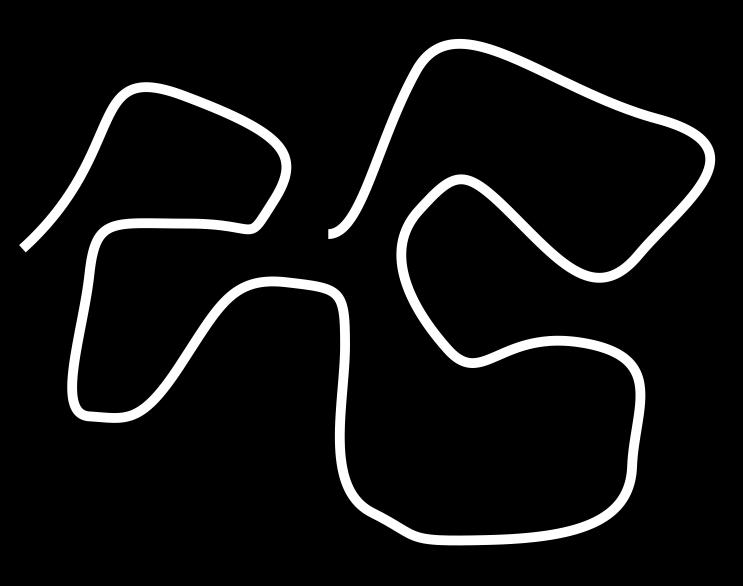
#> input picture test.png, 1485 x 1171 px (shown at 1/2 size)
$ jupyter execute analysis.ipynb
#> lines starting #> are read from the running program, lines starting #| are printed output that depends on the picture; after the words box and inside, x2 and y2 are one past the last pixel; in counts of white or black regions, pixels touching at a corner belong together
[cell 1]
import numpy as np
from skimage import io,color,transform,morphology,measure,filters
from scipy.cluster.vq import vq, kmeans2
import matplotlib.pyplot as plt
import matplotlib.colors as mcolors

[cell 2]
image = io.imread('./test.png') #io.imread('./trial2/Rb/DSC_0281.JPG')
#> image is the input picture: shape (1171, 1485, 4); mean R, G, B, A 17.5, 17.5, 17.5, 255
print(image.shape)
#| (1171, 1485, 4)
plt.imshow(image)

[cell 3]
channel = image[:,:,1]
print(np.max(channel),np.min(channel))
#| 255 0
plt.imshow(channel)

[cell 4]
threshold = filters.threshold_isodata(channel)
#> threshold = 125
print(threshold)
#| 125
#threshold=100
mask = channel>threshold
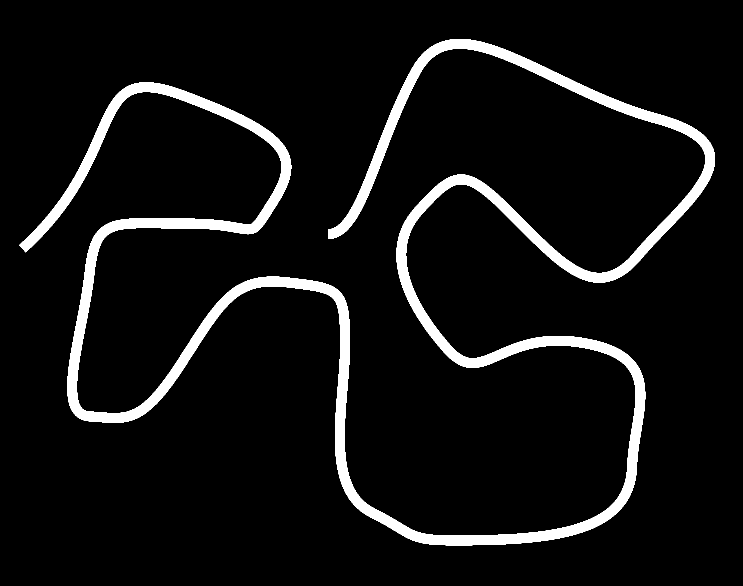
#> mask: shape (1171, 1485) bool (shown at 1/2 size); 6.8% white; 1 white region, box (x1, y1, x2, y2) and area: (39, 78, 1430, 1091) 119068
plt.imshow(mask,cmap='binary')

[cell 5]
cleaned = morphology.remove_small_objects(mask,5000)
cleaned = morphology.remove_small_holes(cleaned,500)
islands =  measure.label(cleaned)
colors = [[.5,0,0],[1,0,0],[0,.5,0],[0,1,0],[.5,.5,0],[1,1,0],[.5,0,.5],[1,0,1],[0,0.5,0.5],[0,1,1],[0,0,0.5],[0,0,1]]
fig,axs=plt.subplots(2,1)
axs[0].imshow(color.label2rgb(islands,colors=colors))
i=1
for c in colors:
    axs[1].plot(i,1,'o',color=c)
    i+=1
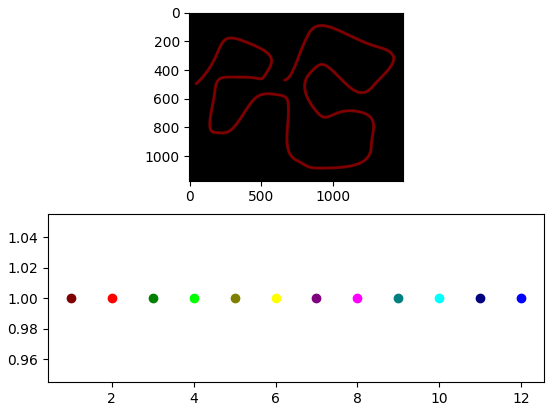
#> figure drawn by matplotlib, 2 panels

[cell 6]
iFil=1 #set this manually
filament = islands==iFil
filament = morphology.skeletonize(filament)
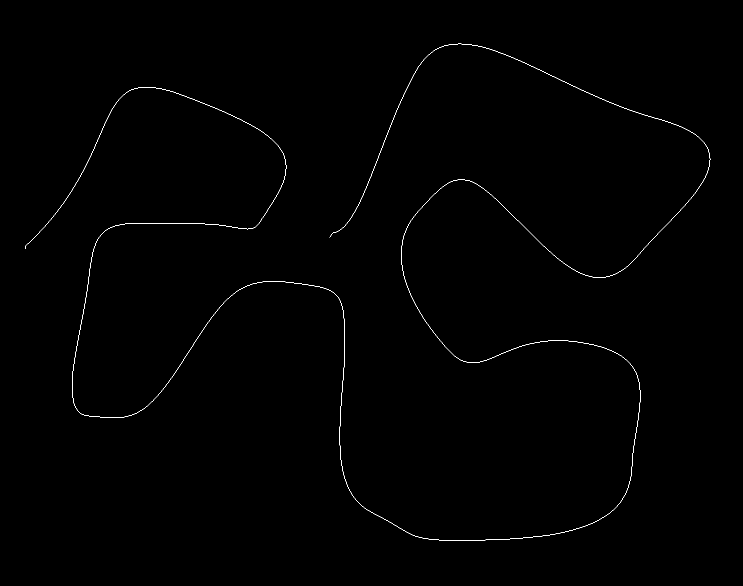
#> filament: shape (1171, 1485) bool (shown at 1/2 size); 0.31% white in thin lines or dots, all inside (x1, y1, x2, y2) = (51, 87, 1421, 1081)
colorised = color.label2rgb(filament, bg_label=0, image=color.rgba2rgb(image)) #if image was png, convert to rgb
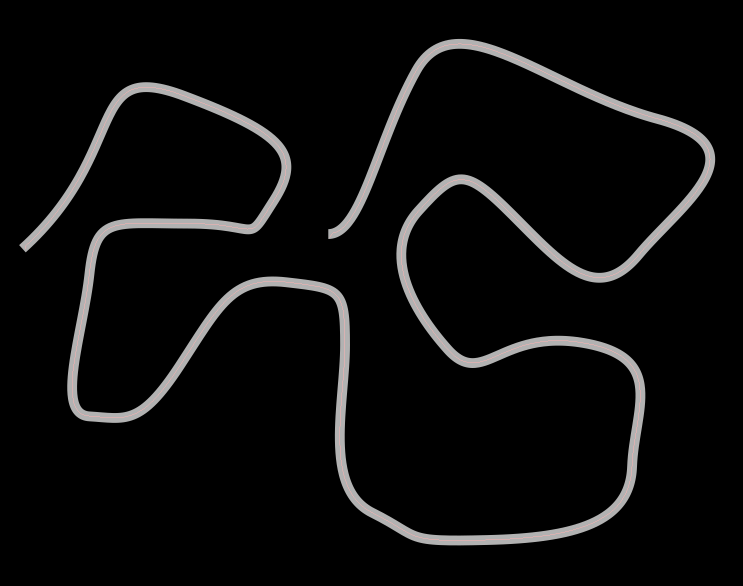
#> colorised: shape (1171, 1485, 3) float64 (shown at 1/2 size); mean R, G, B 0.0488, 0.0479, 0.0479
plt.imshow(colorised)
M= int(filament.shape[1]/2)
#> M = 742
L = np.where(filament[:,M])[0][0]
#> L = 350
plt.plot(M,L,'yo')
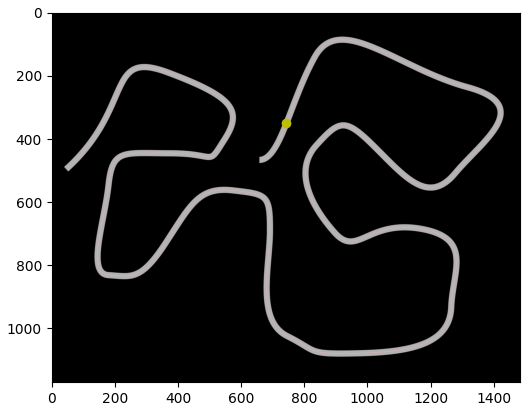
#> figure drawn by matplotlib, 1 panel

[cell 7]
def findnext(x,y,dx,dy,skinny,delta,R,limit=4,ax=None):
    xc = x + int(delta*dx/np.sqrt(dx**2+dy**2))
    yc = y + int(delta*dy/np.sqrt(dx**2+dy**2))
    if ax is not None:
        ax.plot(yc,xc, 'yo')
    for i in range(limit):
        square = skinny[yc-R:yc+R,xc-R:xc+R]
        if np.sum(square)>0:
            break
        R *= 2
    else:
        raise ValueError
    dy,dx = measure.centroid(square)
    return xc+int(dx-R),yc+int(dy-R)

def crawl(x,y,dx,dy,skinny,step,radius):
    while True:
        try:
            xnew,ynew = findnext(x[-1],y[-1],dx,dy,skinny,step,radius)
        except ValueError:
            break
        dx = xnew-x[-1]
        dy = ynew-y[-1]
        x.append(xnew)
        y.append(ynew)
    return x,y

[cell 8]
step = 20
radius = 2
x = y = []
start = [L, M]
#> start = [350, 742]
x1 = [M]
#> x1 = [742]
y1 = [L]
#> y1 = [350]
x1,y1 = crawl(x1,y1,-1,-1,filament,step,radius)
#> the loop in crawl, `while True:` made 313 passes
#> (xc in findnext, yc in findnext, xnew, ynew) on passes 2 to 4: (742, 329, 748, 334), (755, 316, 755, 316), (762, 298, 762, 298)
#> after the loop in crawl, `while True:`: x = 313 values, max 1420 at index 49, min 51 at index 311, mean 757.3; y = 313 values, max 1080 at index 159, min 87 at index 19, mean 549.7
#> x1 has the same summary as x in crawl; y1 has the same summary as y in crawl
x2 = [M]
#> x2 = [742]
y2 = [L]
#> y2 = [350]
x2,y2 = crawl(x2,y2,1,1,filament,step,radius)
#> the loop in crawl (call 2), `while True:` made 10 passes
#> (xc in findnext, yc in findnext, xnew, ynew) on passes 2 to 9: (742, 372, 736, 368), (729, 386, 728, 386), (720, 404, 720, 404), (712, 422, 711, 421), (702, 438, 701, 437), (691, 453, 690, 452), (679, 468, 675, 463), (659, 474, 659, 473)
#> (yc in findnext, xnew, ynew) on pass 1: (364, 742, 352)
#> x2 = [742, 742, 736, 728, 720, 711, 701, 690, 675, 659]; y2 = [350, 352, 368, 386, 404, 421, 437, 452, 463, 473]
x = np.append(x2[::-1] ,x1[1:])
#> x = 322 values, max 1420 at index 58, min 51 at index 320, mean 755.9
y = np.append(y2[::-1] ,y1[1:])
#> y = 322 values, max 1080 at index 168, min 87 at index 28, mean 546
plt.imshow(image)
plt.plot(x,y, 'r-')
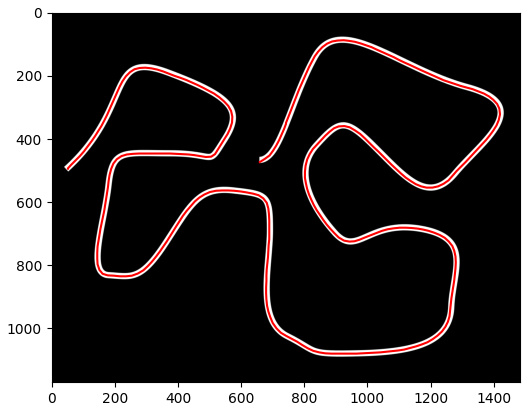
#> figure drawn by matplotlib, 1 panel
#| 322

[cell 9]
def tcos(v1,v2):
    out = np.dot(v1,v2)/np.linalg.norm(v1,ord=1)/np.linalg.norm(v2,ord=1)
    return out
def thetaApprox(x,y,N=100):
    dist = np.arange(1,N)
    costheta = []
    for d in dist:
        cos=[]
        pos=[]
        for i in range(0,len(x)-d-2):
            v1 = np.array([x[i+1]-x[i],y[i+1]-y[i]])
            v2 = np.array([x[i+d+1]-x[i+d],y[i+d+1]-y[i+d]])
            cangle = tcos( v1,v2 )
            cos.append(cangle)
        costheta.append(np.average(cos))
    return dist,costheta
def angle(v):
    uv = v/np.linalg.norm(v,ord=1)
    rad = np.arccos(np.dot(uv,[1,0]))
    if uv[1]<0:
        rad=2*np.pi-rad
    return rad
def theAngle(x,y):
    dist = []
    cumd=0
    theta = []
    for i in range(1,len(x)):
        v = [x[i]-x[i-1],y[i]-y[i-1]]
        dist.append(cumd)
        cumd+=np.linalg.norm(v,ord=1)
        theta.append(angle(v))
#> this loop made 321 passes
#> (v, cumd, uv in angle, rad in angle) on passes 1 to 3: ([16, -10], 26, [0.615, -0.385], 5.38), ([15, -11], 52, [0.577, -0.423], 5.33), ([11, -15], 78, [0.423, -0.577], 5.15)
#> after the loop, cumd = 7611; dist = 321 values from 0 to 7610; theta = 321 values, max 5.97 at index 27, min 0 at index 128, mean 2.99
    return dist,theta

def thetaNice(x,y,N=100):
    dist,theta = theAngle(x,y)
    delta = dist[1]
    xnew = np.arange(0,dist[-1],delta)
    ynew = np.interp(xnew, dist, theta)
    idist = np.arange(1,N)
    costheta=[]
    for d in idist:
        cos=[]
        for i in range(0,len(xnew)-d-2):
            dtheta = ynew[i+d+1]-ynew[i]
            cos.append(np.cos( dtheta ))
        costheta.append(np.average(cos))
    return idist*delta,costheta

[cell 10]
print(len(x))
dist,costheta = theAngle(x,y)
plt.plot(dist,costheta,'-o')
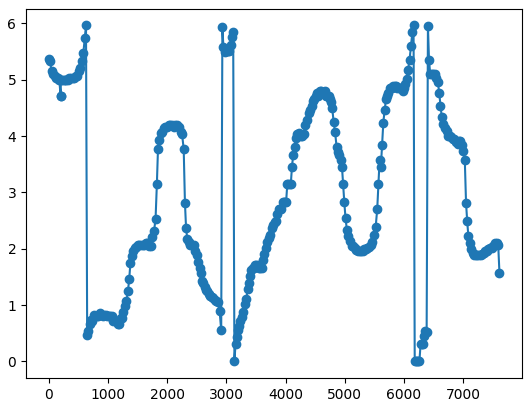
#> figure drawn by matplotlib, 1 panel; curve peaks at x = 632, y = 5.97

[cell 11]
print(len(x))
#| 322
N=100
fig,ax = plt.subplots()
ax2=ax.twinx()
dist,costheta = thetaApprox(x,y,N)
ax.plot(dist,costheta,'-')
dist,costheta = thetaNice(x,y,N)
#> the loop in thetaNice, `for d in idist:` made 99 passes
ax2.plot(dist,costheta,'r-')
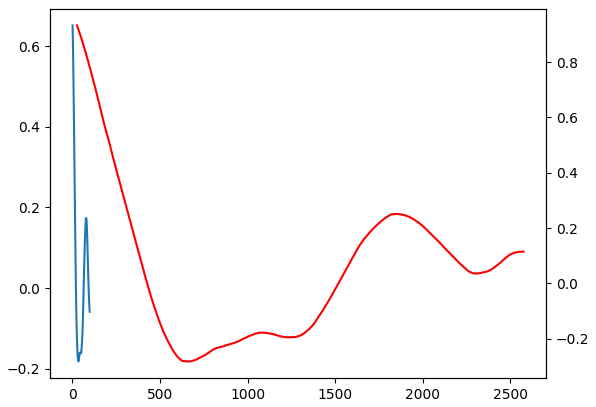
#> figure drawn by matplotlib, 2 panels; panel 1: curve peaks at x = 1, y = 0.651; panel 2: curve peaks at x = 26, y = 0.933
